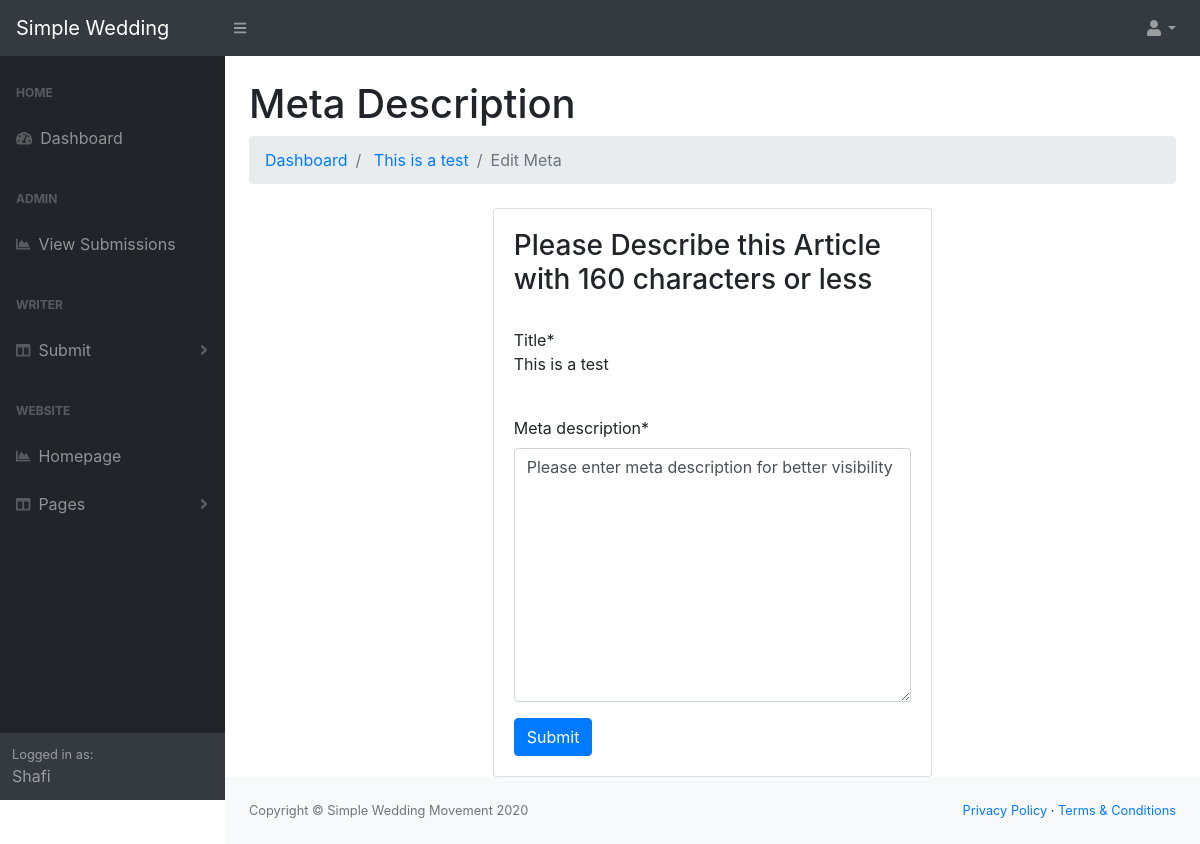
Page /dashboard/blog/this-is-a-test-bq5m/add_meta (signed in) on the committed database.
### core/models.py (models this page shows, shortened)
class Post(models.Model):
    user = models.ForeignKey(settings.AUTH_USER_MODEL, default=1, on_delete=models.CASCADE)
    title = models.CharField(max_length=300)
    link = models.CharField(max_length=2200, blank=True)
    detail = models.TextField(max_length=22000)
    meta_description = models.TextField(max_length=160, default=default_meta_description)
    slug = models.SlugField(max_length=200, unique=True)
    catagory = models.ForeignKey(catagories, related_name='posts', default=1, on_delete=models.CASCADE)
    publish = models.BooleanField(default=False)
    timestamp = models.DateTimeField(auto_now=False, auto_now_add=True)
    updated = models.DateTimeField(auto_now=True, auto_now_add=False)
    class Meta:
        ordering = ["-timestamp", "-updated"]

### accounts/views.py (the view)
# urls.py: path('blog/<slug:slug>/add_meta', views.blog_meta_description, name='blog_meta_description'),
@user_passes_test(lambda u:u.is_authenticated, login_url=reverse_lazy('login'))
def blog_meta_description(request, slug=None):
	if request.user.is_authenticated:# or not request.user.is_staff or not request.user.is_superuser:
		pass
	else:
		raise Http404
	post = Post.objects.get(slug=slug)
	print(slug)
	print(post.slug)
	form = MetaTagForm(request.POST or None, instance=post)
	if form.is_valid():
		instance = form.save(commit=False)
		instance.save()
		return HttpResponseRedirect(instance.get_absolute_url())
	context = {
		'title' : 'Meta Description',
		'button_text' : 'Submit',
		'blog_title' : post.title,
		'blog_slug' : slug,
		'production' : settings.PRODUCTION,
		'form' : form,
	}
	return render(request, 'accounts/meta_editor.html', context)

### core/forms.py
class MetaTagForm(forms.ModelForm):
    meta_description = forms.CharField(widget=forms.Textarea)
    class Meta:
        model = Post
        fields = [
            "meta_description",
        ]
    def __init__(self, *args, **kwargs):
        super().__init__(*args, **kwargs)
        self.fields['meta_description'].widget.attrs['placeholder'] = "Enter Short Description. Less than 160 Characters"

### accounts/templates/accounts/meta_editor.html (shortened to what this page needs)
{% extends 'accounts/admin_base.html' %}
{% load crispy_forms_tags %}
{% load static %}
{% block content %}
<h1 class="mt-4">{{ title }}</h1>
<ol class="breadcrumb mb-4">
	<li class="breadcrumb-item">
		<a href="{% url 'dashboard:admin_dashboard' %}">
			Dashboard
		</a>
	</li>
	<li class="breadcrumb-item">
		<a href="{% url 'dashboard:edit_blog' blog_slug %}">
			{{blog_title|truncatechars:20}}
		</a>
	</li>
	<li class="breadcrumb-item active">Edit Meta</li>
</ol>
<section class="col-lg-6 offset-lg-3 col-sm-10 offset-sm-1 col-md-8 offset-md-2">
	<div class="row">
		<div class="col-12">
			<div class="card">
				<div class="card-body">
					<h3>Please Describe this Article with 160 characters or less</h3><br>
					Title*<br><p class="Lead">{{blog_title}}</p><br>
					<form method='POST' action='' enctype='multipart/form-data'>{% csrf_token %}
						{{ form|crispy }}
						<input type='submit' class='btn btn-primary' value='{{ button_text }}'/>
					</form>
				</div>
			</div>
		</div>
	</div>
</section>
{% endblock %}

### accounts/templates/accounts/layoutSidenav.html (shortened to what this page needs)
<div id="layoutSidenav_nav">
	<nav class="sb-sidenav accordion sb-sidenav-dark" id="sidenavAccordion">
		<div class="sb-sidenav-menu">
			<div class="nav">
				<div class="sb-sidenav-menu-heading">Home</div>
				<a class="nav-link" href="{% url 'dashboard:admin_dashboard' %}">
					<div class="sb-nav-link-icon">
						<i class="fas fa-tachometer-alt"></i>
					</div>
					Dashboard
				</a>
				<div class="sb-sidenav-menu-heading">Admin</div>
				<a class="nav-link" href="{% url 'dashboard:review_list' %}">
					<div class="sb-nav-link-icon">
						<i class="fas fa-chart-area"></i>
					</div>
					View Submissions
				</a>
				<div class="sb-sidenav-menu-heading">Writer</div>
				<a class="nav-link collapsed" href="#" data-toggle="collapse" data-target="#collapseWriter" aria-expanded="false" aria-controls="collapseWriter">
					<div class="sb-nav-link-icon">
						<i class="fas fa-columns"></i>
					</div>
					Submit
					<div class="sb-sidenav-collapse-arrow">
						<i class="fas fa-angle-down"></i>
					</div>
				</a>
				<div class="sb-sidenav-menu-heading">Website</div>
				<a class="nav-link" href="{% url 'core:index' %}">
					<div class="sb-nav-link-icon">
						<i class="fas fa-chart-area"></i>
					</div>
					Homepage
				</a>
				<a class="nav-link collapsed" href="#" data-toggle="collapse" data-target="#collapsePages" aria-expanded="false" aria-controls="collapsePages">
					<div class="sb-nav-link-icon">
						<i class="fas fa-columns"></i>
					</div>
					Pages
					<div class="sb-sidenav-collapse-arrow">
						<i class="fas fa-angle-down"></i>
					</div>
				</a>
			</div>
		</div>
		<div class="sb-sidenav-footer">
			<div class="small">Logged in as:</div>
			{% if request.user.get_full_name %}
			{{request.user.get_full_name}}
			{% else %}
			{{request.user.username}}
			{% endif %}
		</div>
	</nav>
</div>

### rows in the picture
Post: title "This is a test", meta_description "Please enter meta description for better visibility"

### other values in the picture
{{ request.user.username }} "Shafi"
{{ title }} "Meta Description"
